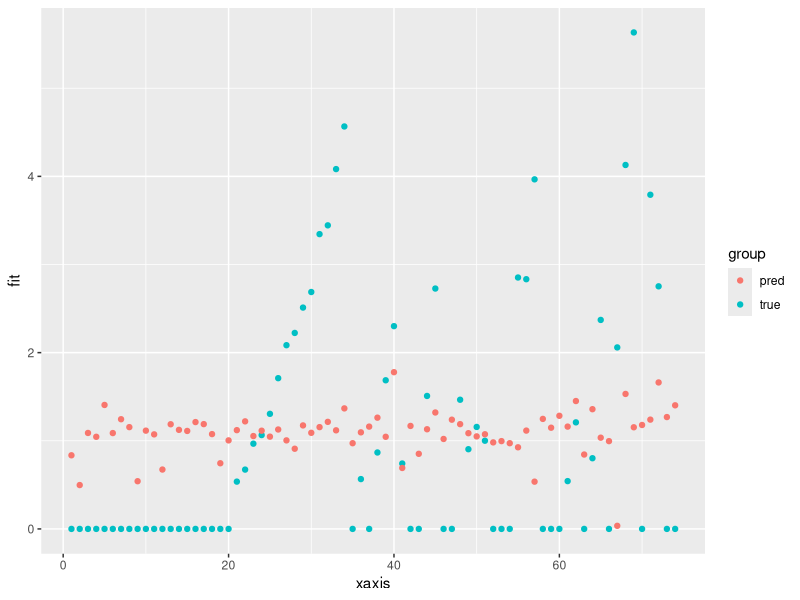

Recreate this plot in R.
library("dplyr")
library("ggplot2")
library("caTools")

train_data <- read.csv("train_data.csv")
test_data <- read.csv("test_data.csv")

# on train data 
model <- lm(formula = log_area ~ temp*wind, data = train_data)
summary(model)
train_mse_4 <- mean(model$residuals^2)

pred <- predict(model, test_data, interval="prediction")
pred <- data.frame(pred)

true <- data.frame(fit = test_data$log_area)

test_mse_4 <- mean((true$fit - pred$fit)^2)
xaxis <- c(1:length(true$fit))

true$xaxis <- xaxis
true$group <- "true"
pred$xaxis <- xaxis
pred$group <- "pred"
res <- rbind(true, pred[c("xaxis", "fit", "group")])

ggplot(res, aes(x = xaxis, y = fit, group = group, fill = group, col = group)) +
  geom_point()
